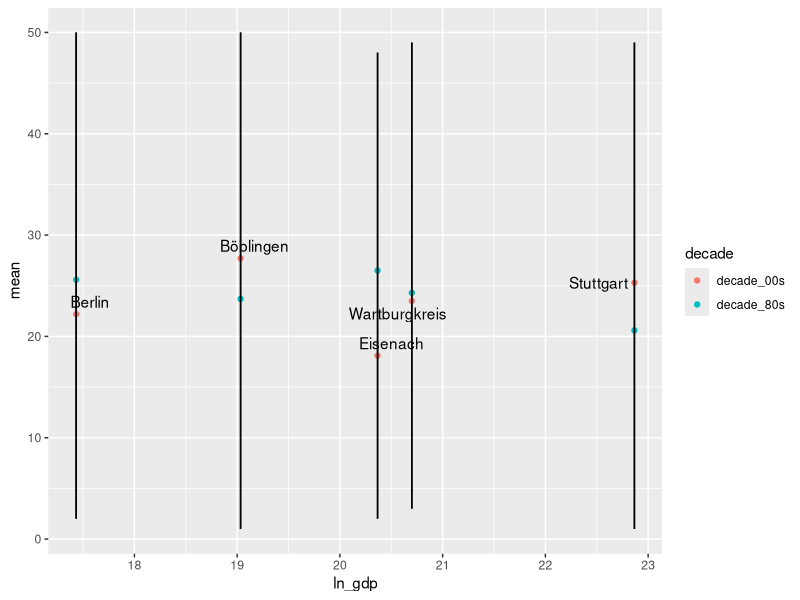

The R script that drew this image:
library(tidyverse)

set.seed(2346)
dat <- data.frame(
  index = rep(c("dex111", "dex112", "dex113", "dex114", "dex115"), each = 30),
  year = 1980:2009,
  region = rep(c("Berlin", "Stuttgart", "Böblingen", "Wartburgkreis", "Eisenach"), each = 30),
  ln_gdp_percapita = sample.int(40, 150, replace = TRUE),
  ln_gva_agr_perworker = sample.int(45, 150, replace = TRUE),
  temperature = sample.int(50, 150, replace = TRUE),
  recipitation = sample.int(60, 150, replace = TRUE)
)

stats <- dat %>%
  group_by(region) %>%
  summarise(
    ln_gdp = mean(ln_gdp_percapita),
    range_max = max(temperature),
    range_min = min(temperature),
    decade_80s = mean(temperature[which(year %in% 1980:1989)]),
    decade_00s = mean(temperature[which(year %in% 2000:2009)])
  ) %>%
  gather(decade, mean, decade_80s, decade_00s)

ggplot(stats, aes(x = ln_gdp)) +
  geom_point(aes(y = mean, colour = decade)) +
  geom_linerange(aes(ymin = range_min, ymax = range_max)) +
  ggrepel::geom_text_repel(
    data = . %>% filter(decade == "decade_00s"),
    mapping = aes(y = mean, label = region)
    )
